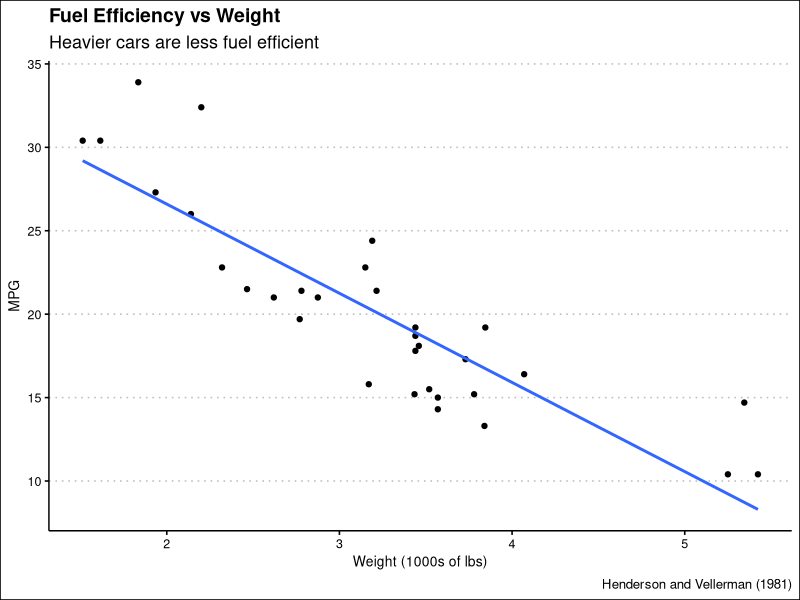

Write the R code that produced this figure.
## ---- chunk 1
knitr::opts_chunk$set(echo = FALSE)
library(tidyverse)
library(ggthemes)

## ---- chunk 2
mtcars %>%
  select(mpg, wt) %>%
  ggplot(mapping = aes(x = wt, y = mpg)) +
  geom_point() +
  geom_smooth(method = "lm", formula = "y ~ x", se = FALSE) +
  theme_clean() +
  labs(title = "Fuel Efficiency vs Weight",
  subtitle = "Heavier cars are less fuel efficient",
  x = "Weight (1000s of lbs)",
  y = "MPG",
  caption = "Henderson and Vellerman (1981)")

